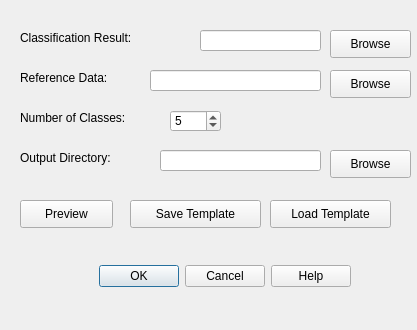
<?xml version="1.0" encoding="UTF-8"?>
<ui version="4.0">
 <class>OverallAccuracyDialog</class>
 <widget class="QDialog" name="OverallAccuracyDialog">
  <property name="geometry">
   <rect>
    <x>0</x>
    <y>0</y>
    <width>417</width>
    <height>330</height>
   </rect>
  </property>
  <property name="windowTitle">
   <string>Dialog</string>
  </property>
  <widget class="QDialogButtonBox" name="buttonBox">
   <property name="geometry">
    <rect>
     <x>40</x>
     <y>260</y>
     <width>311</width>
     <height>32</height>
    </rect>
   </property>
   <property name="orientation">
    <enum>Qt::Horizontal</enum>
   </property>
   <property name="standardButtons">
    <set>QDialogButtonBox::Cancel|QDialogButtonBox::Help|QDialogButtonBox::Ok</set>
   </property>
  </widget>
  <widget class="QLabel" name="label_result">
   <property name="geometry">
    <rect>
     <x>20</x>
     <y>30</y>
     <width>191</width>
     <height>16</height>
    </rect>
   </property>
   <property name="text">
    <string>Classification Result:</string>
   </property>
  </widget>
  <widget class="QLabel" name="label_reference">
   <property name="geometry">
    <rect>
     <x>20</x>
     <y>70</y>
     <width>171</width>
     <height>16</height>
    </rect>
   </property>
   <property name="text">
    <string>Reference Data: </string>
   </property>
  </widget>
  <widget class="QLabel" name="label_classnum">
   <property name="geometry">
    <rect>
     <x>20</x>
     <y>110</y>
     <width>161</width>
     <height>16</height>
    </rect>
   </property>
   <property name="text">
    <string>Number of Classes:</string>
   </property>
  </widget>
  <widget class="QLabel" name="label_outputdir">
   <property name="geometry">
    <rect>
     <x>20</x>
     <y>150</y>
     <width>151</width>
     <height>16</height>
    </rect>
   </property>
   <property name="text">
    <string>Output Directory:   </string>
   </property>
  </widget>
  <widget class="QPushButton" name="btn_preview">
   <property name="geometry">
    <rect>
     <x>20</x>
     <y>200</y>
     <width>93</width>
     <height>28</height>
    </rect>
   </property>
   <property name="text">
    <string>Preview</string>
   </property>
  </widget>
  <widget class="QPushButton" name="btn_save_template">
   <property name="geometry">
    <rect>
     <x>130</x>
     <y>200</y>
     <width>131</width>
     <height>28</height>
    </rect>
   </property>
   <property name="text">
    <string>Save Template</string>
   </property>
  </widget>
  <widget class="QPushButton" name="btn_load_template">
   <property name="geometry">
    <rect>
     <x>270</x>
     <y>200</y>
     <width>121</width>
     <height>28</height>
    </rect>
   </property>
   <property name="text">
    <string>Load Template</string>
   </property>
  </widget>
  <widget class="QLineEdit" name="lineEdit_result">
   <property name="geometry">
    <rect>
     <x>200</x>
     <y>30</y>
     <width>121</width>
     <height>21</height>
    </rect>
   </property>
  </widget>
  <widget class="QPushButton" name="btn_browse_result">
   <property name="geometry">
    <rect>
     <x>330</x>
     <y>30</y>
     <width>81</width>
     <height>28</height>
    </rect>
   </property>
   <property name="text">
    <string>Browse</string>
   </property>
  </widget>
  <widget class="QLineEdit" name="lineEdit_reference">
   <property name="geometry">
    <rect>
     <x>150</x>
     <y>70</y>
     <width>171</width>
     <height>21</height>
    </rect>
   </property>
  </widget>
  <widget class="QPushButton" name="btn_browse_reference">
   <property name="geometry">
    <rect>
     <x>330</x>
     <y>70</y>
     <width>81</width>
     <height>28</height>
    </rect>
   </property>
   <property name="text">
    <string>Browse</string>
   </property>
  </widget>
  <widget class="QSpinBox" name="spinBox_classnum">
   <property name="geometry">
    <rect>
     <x>170</x>
     <y>110</y>
     <width>51</width>
     <height>22</height>
    </rect>
   </property>
   <property name="minimum">
    <number>1</number>
   </property>
   <property name="value">
    <number>5</number>
   </property>
  </widget>
  <widget class="QLineEdit" name="lineEdit_outputdir">
   <property name="geometry">
    <rect>
     <x>160</x>
     <y>150</y>
     <width>161</width>
     <height>21</height>
    </rect>
   </property>
  </widget>
  <widget class="QPushButton" name="btn_browse_outputdir">
   <property name="geometry">
    <rect>
     <x>330</x>
     <y>150</y>
     <width>81</width>
     <height>28</height>
    </rect>
   </property>
   <property name="text">
    <string>Browse</string>
   </property>
  </widget>
 </widget>
 <resources/>
 <connections>
  <connection>
   <sender>buttonBox</sender>
   <signal>accepted()</signal>
   <receiver>OverallAccuracyDialog</receiver>
   <slot>accept()</slot>
   <hints>
    <hint type="sourcelabel">
     <x>248</x>
     <y>254</y>
    </hint>
    <hint type="destinationlabel">
     <x>157</x>
     <y>274</y>
    </hint>
   </hints>
  </connection>
  <connection>
   <sender>buttonBox</sender>
   <signal>rejected()</signal>
   <receiver>OverallAccuracyDialog</receiver>
   <slot>reject()</slot>
   <hints>
    <hint type="sourcelabel">
     <x>316</x>
     <y>260</y>
    </hint>
    <hint type="destinationlabel">
     <x>286</x>
     <y>274</y>
    </hint>
   </hints>
  </connection>
 </connections>
</ui>
